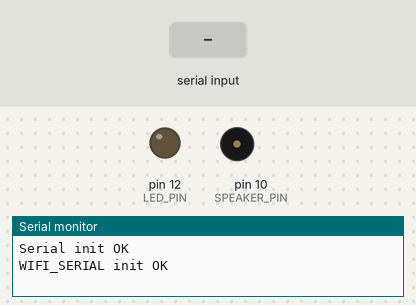
Simulated run of this sketch. Board: Arduino Uno, built with avr-gcc and run on an emulated ATmega328P. On the bench: output pins drawn as LEDs (lit = HIGH), buzzer (waves = sounding), the last lines printed to the serial monitor. Dashed ring = blinking. Inputs (shaded band) come from the test bench.

Above: at 1.2 s.
1.3 s: "90,45\n" received over the second serial link
At 4.24 s:
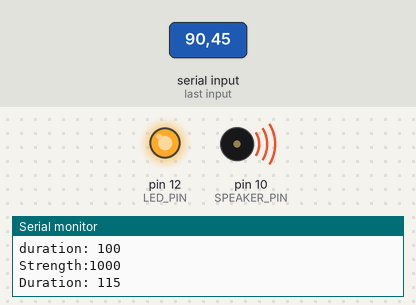
4.3 s: "5\n" received over the second serial link
At 5.3 s:
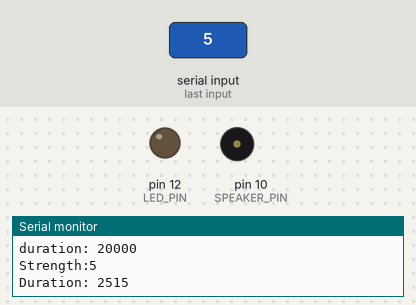
5.8 s: "90\n" received over the second serial link
8.8 s: "30,150\n" received over the second serial link
At 10.24 s:
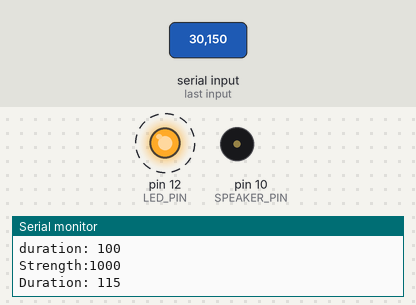
Timing chart, 0 to 12.8 s (numbered marks = the images above; inputs shaded):
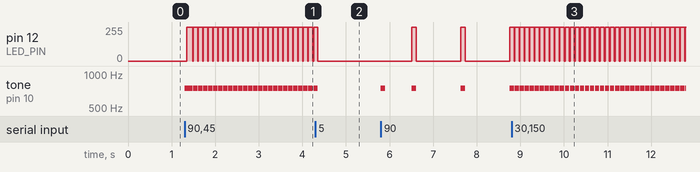

The sketch:

detector.ino
```cpp
#include <SoftwareSerial.h>
#include <limits.h>

#define DEBUG

SoftwareSerial mySerial(8, 9);
const byte SPEAKER_PIN = 10;
const byte LED_PIN = 12;
const int ON_DURATION = 100;

unsigned long lastPeriodStart = millis();
int periodDuration = INT_MAX;
bool isSignaling = false;
String inString = "";    // string to hold input
int testStrength = 0;

#define WIFI_SERIAL    mySerial
#define WIFI_DEGUG

void setup() {
  pinMode(SPEAKER_PIN, OUTPUT);
  pinMode(LED_PIN, OUTPUT);
  // открываем последовательный порт для мониторинга действий в программе
  // и передаём скорость 115200 бод
  #ifdef DEBUG
  Serial.begin(115200);
  while (!Serial) {
  // ждём, пока не откроется монитор последовательного порта
  // для того, чтобы отследить все события в программе
  }
  Serial.print("Serial init OK\r\n");
  #endif

  // открываем Serial-соединение с Wi-Fi модулем на скорости 115200 бод
  WIFI_SERIAL.begin(115200);
  while (!WIFI_SERIAL) {
  // ждём, пока не откроется монитор последовательного порта
  // для того, чтобы отследить все события в программе
  }
  Serial.print("WIFI_SERIAL init OK\r\n");
}

void loop() {
  process();
}

void process(){
  if (WIFI_SERIAL.available()) {
    int inChar = WIFI_SERIAL.read();
    Serial.write(inChar);
    if (isDigit(inChar)) {
      // convert the incoming byte to a char and add it to the string:
      inString += (char)inChar;
    }
    if (inChar == '\n') {
      int strength = constrain(inString.toInt(), 0, 1000);
      testStrength++;
      periodDuration = calculatePeriodDuration(strength);

      #ifdef DEBUG
        Serial.print("Strength:");
        Serial.println(strength);
        Serial.print("Duration: ");
        Serial.println(periodDuration);
      #endif

      // clear the string for new input:
      inString = "";
    }
  }


  if (isTimeToSignal())
  {
    #ifdef DEBUG
      #ifdef DETAIL
        Serial.println("Signaling...");
      #endif
    #endif
    lastPeriodStart+=periodDuration;
    signalOn();
    isSignaling = true;
  }

  if (isTimeToStopSignal())
  {
    #ifdef DEBUG
      #ifdef DETAIL
        Serial.println("STOP Signaling...");
      #endif
    #endif
    signalOff();
    isSignaling = false;
  }
}

void signalOn(){
  tone(SPEAKER_PIN, 750, ON_DURATION);
  #ifdef DEBUG
    #ifdef DETAIL
      Serial.println("LED_PIN: ON");
    #endif
  #endif
  digitalWrite(LED_PIN, HIGH);
}

void signalOff(){
  #ifdef DEBUG
    #ifdef DETAIL
      Serial.println("LED_PIN: OFF");
    #endif
  #endif
  digitalWrite(LED_PIN, LOW);
}

int calculatePeriodDuration(int strength){
  // strength : [0:1000]

  if(strength < 4){
    return INT_MAX;
  }

  double product = strength * 5;
  double timesPerSecond = product / 500.0; // От 0 до 10
  int duration = 1000 / timesPerSecond;

  Serial.print("Prod: ");
  Serial.println(product);
  Serial.print("timesPerSecond: ");
  Serial.println(timesPerSecond);
  Serial.print("duration: ");
  Serial.println(duration);

  duration = constrain(duration, ON_DURATION, 2.5 * 1000);
  duration += 15;


  return duration;
}

bool isTimeToSignal(){
  return !isSignaling && millis() - lastPeriodStart >= periodDuration;
}

bool isTimeToStopSignal(){
  return isSignaling && millis() - lastPeriodStart >= ON_DURATION;
}
```

Measured:
- after the input at 1.3 s, pin 12 (LED_PIN): 0/255 → 253/255 at once, then repeats every 0.11 s: 255/255 0.10 s, 0/255 0.01 s; tone on pin 10 (SPEAKER_PIN): silent → 750 Hz at once, then repeats every 0.11 s: silent 0.01 s, 750 Hz 0.10 s
- after the input at 4.3 s, pin 12 (LED_PIN): goes on until 4.4 s, then stays 0/255; tone on pin 10 (SPEAKER_PIN): goes on until 4.4 s, then stays silent
- after the input at 8.8 s, pin 12 (LED_PIN): alternates 255/255 for 0.10 s and 0/255 for 0.02 s, starting after 0.08 s; tone on pin 10 (SPEAKER_PIN): alternates 750 Hz for 0.10 s and silent for 0.01 s, starting after 0.08 s
